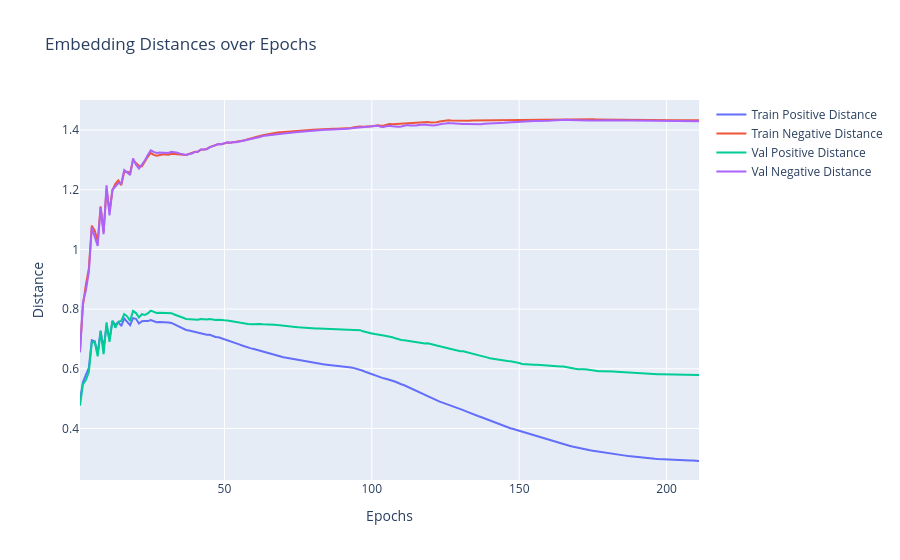

The notebook cell saved with this chart:
### Code cell
train_dists_mean = logs["train_dists"]
val_dists_mean = logs["val_dists"]

fig = go.Figure()
fig.add_trace(go.Scatter(x=epochs, y=train_dists_mean[:, 0], mode="lines", name="Train Positive Distance"))
fig.add_trace(go.Scatter(x=epochs, y=train_dists_mean[:, 1], mode="lines", name="Train Negative Distance"))
fig.add_trace(go.Scatter(x=epochs, y=val_dists_mean[:, 0], mode="lines", name="Val Positive Distance"))
fig.add_trace(go.Scatter(x=epochs, y=val_dists_mean[:, 1], mode="lines", name="Val Negative Distance"))

fig.update_layout(
    title="Embedding Distances over Epochs",
    xaxis_title="Epochs",
    yaxis_title="Distance",
    hovermode="x unified",
)

fig.show()

### Figure 1 — Plotly figure (JSON) as saved in the notebook; plotly's stock layout.template omitted (floating-point values rounded to 4 significant figures; data arrays with more than 128 entries replaced by an {"elided": "..."} marker saying what was removed)
{"data": [{"mode": "lines", "name": "Train Positive Distance", "type": "scatter", "x": {"elided": "211 int values"}, "y": {"elided": "211 float values"}}, {"mode": "lines", "name": "Train Negative Distance", "type": "scatter", "x": {"elided": "211 int values"}, "y": {"elided": "211 float values"}}, {"mode": "lines", "name": "Val Positive Distance", "type": "scatter", "x": {"elided": "211 int values"}, "y": {"elided": "211 float values"}}, {"mode": "lines", "name": "Val Negative Distance", "type": "scatter", "x": {"elided": "211 int values"}, "y": {"elided": "211 float values"}}], "layout": {"hovermode": "x unified", "title": {"text": "Embedding Distances over Epochs"}, "xaxis": {"title": {"text": "Epochs"}}, "yaxis": {"title": {"text": "Distance"}}}}
